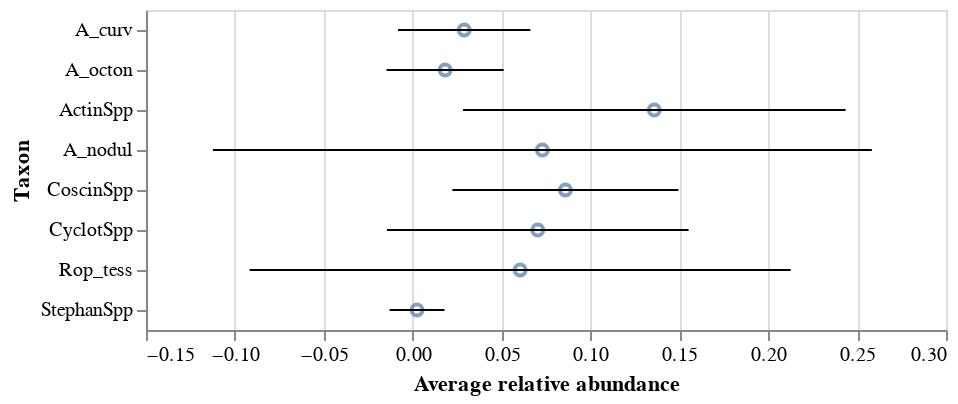

Notebook code for this chart:
### Code cell
# reset index
plot_df = diatom_summary.reset_index()

# create base chart
base = alt.Chart(plot_df).encode(
    y = alt.Y('index', sort = {'field': 'column', 'order': 'descending'
                              }, title='Taxon'))
# create point plot
means = base.mark_point().encode(
        x = alt.X('mean', title = 'Average relative abundance'))

# create bar plot
bars = base.transform_calculate(
        lwr = 'datum.mean - 2*datum.std',
        upr = 'datum.mean + 2*datum.std').mark_errorbar().encode(
    x= alt.X("lwr:Q", title = 'Average relative abundance'),
    x2="upr:Q"
)

# layer
means + bars

### Figure 1 — Vega-Lite specification as saved in the notebook (floating-point values rounded to 4 significant figures)
{"config": {"view": {"continuousWidth": 400, "continuousHeight": 300}}, "layer": [{"mark": "point", "encoding": {"x": {"type": "quantitative", "field": "mean", "title": "Average relative abundance"}, "y": {"type": "nominal", "field": "index", "sort": {"field": "column", "order": "descending"}, "title": "Taxon"}}}, {"mark": "errorbar", "encoding": {"x": {"type": "quantitative", "field": "lwr", "title": "Average relative abundance"}, "x2": {"field": "upr"}, "y": {"type": "nominal", "field": "index", "sort": {"field": "column", "order": "descending"}, "title": "Taxon"}}, "transform": [{"calculate": "datum.mean - 2*datum.std", "as": "lwr"}, {"calculate": "datum.mean + 2*datum.std", "as": "upr"}]}], "data": {"name": "data-1b0d93bfcb022f0704e46c56041c0f6d"}, "$schema": "https://vega.github.io/schema/vega-lite/v4.0.2.json", "datasets": {"data-1b0d93bfcb022f0704e46c56041c0f6d": [{"index": "A_curv", "mean": 0.02899, "std": 0.0186}, {"index": "A_octon", "mean": 0.01826, "std": 0.01647}, {"index": "ActinSpp", "mean": 0.1359, "std": 0.0538}, {"index": "A_nodul", "mean": 0.07294, "std": 0.09268}, {"index": "CoscinSpp", "mean": 0.08593, "std": 0.0318}, {"index": "CyclotSpp", "mean": 0.07037, "std": 0.04242}, {"index": "Rop_tess", "mean": 0.06045, "std": 0.0761}, {"index": "StephanSpp", "mean": 0.002447, "std": 0.007721}]}}
